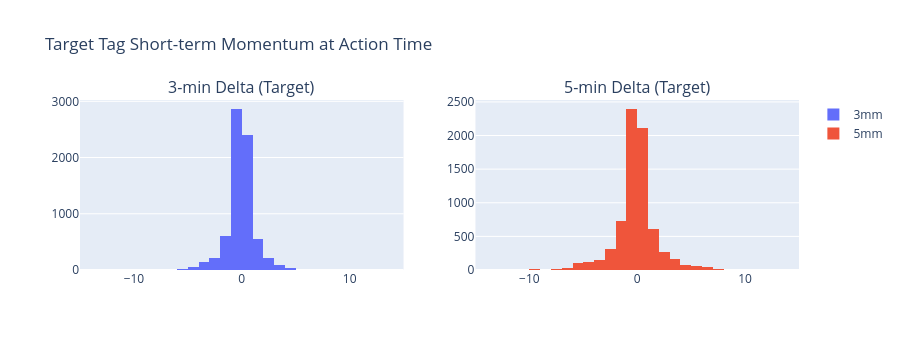

Notebook cell for this chart:
### Code cell
# Validate local deltas: Do short-term deltas reflect the PV declining before alarm?
# For the target tag, 3m and 5m deltas should be negative (declining) for many alarm-related actions
fig = make_subplots(rows=1, cols=2, subplot_titles=['3-min Delta (Target)', '5-min Delta (Target)'])

for i, col in enumerate(['merged_ctx_03LIC_1071_local_3m_delta_norm', 'merged_ctx_03LIC_1071_local_5m_delta_norm']):
    data = merged[col].dropna()
    fig.add_trace(go.Histogram(x=data, nbinsx=50, name=col.split('_')[-3]+'m'), row=1, col=i+1)

fig.update_layout(height=350, title_text='Target Tag Short-term Momentum at Action Time', showlegend=True)
fig.show()

neg_3m = (merged['merged_ctx_03LIC_1071_local_3m_delta_norm'] < 0).sum()
neg_5m = (merged['merged_ctx_03LIC_1071_local_5m_delta_norm'] < 0).sum()
valid_3m = merged['merged_ctx_03LIC_1071_local_3m_delta_norm'].notna().sum()
valid_5m = merged['merged_ctx_03LIC_1071_local_5m_delta_norm'].notna().sum()
print(f"Target declining (negative delta) at action time: 3m={100*neg_3m/valid_3m:.1f}%, 5m={100*neg_5m/valid_5m:.1f}%")
print("✓ Features validated - target is typically declining when operators act, which makes sense for PVLO alarms")

### Figure 1 — Plotly figure (JSON) as saved in the notebook; plotly's stock layout.template omitted (floating-point values rounded to 4 significant figures; data arrays with more than 128 entries replaced by an {"elided": "..."} marker saying what was removed)
{"data": [{"name": "3mm", "nbinsx": 50, "type": "histogram", "x": {"elided": "7244 float values"}, "xaxis": "x", "yaxis": "y"}, {"name": "5mm", "nbinsx": 50, "type": "histogram", "x": {"elided": "7244 float values"}, "xaxis": "x2", "yaxis": "y2"}], "layout": {"annotations": [{"font": {"size": 16}, "showarrow": false, "text": "3-min Delta (Target)", "x": 0.225, "xanchor": "center", "xref": "paper", "y": 1, "yanchor": "bottom", "yref": "paper"}, {"font": {"size": 16}, "showarrow": false, "text": "5-min Delta (Target)", "x": 0.775, "xanchor": "center", "xref": "paper", "y": 1, "yanchor": "bottom", "yref": "paper"}], "height": 350, "showlegend": true, "title": {"text": "Target Tag Short-term Momentum at Action Time"}, "xaxis": {"anchor": "y", "domain": [0, 0.45]}, "xaxis2": {"anchor": "y2", "domain": [0.55, 1]}, "yaxis": {"anchor": "x", "domain": [0, 1]}, "yaxis2": {"anchor": "x2", "domain": [0, 1]}}}
